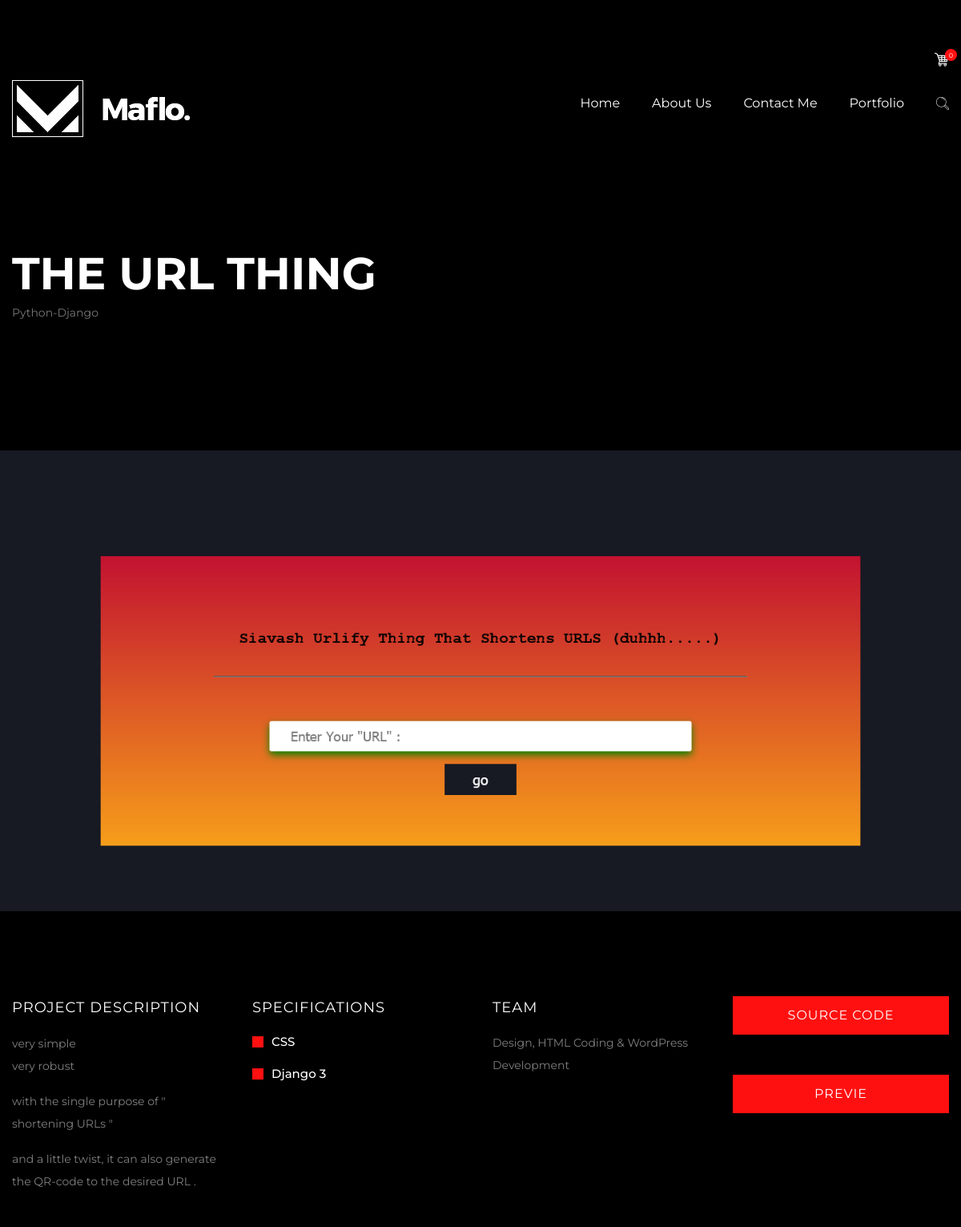
The app's page /projects/URLIFY with its own data.
### CVprojects/models.py (models this page shows, shortened)
class Project(models.Model):
    title       = models.CharField(max_length=50, blank=False)
    caption     = models.TextField(max_length=700, blank=False)
    slug        = models.SlugField(max_length=20, blank=True, unique=True)
    technology  = models.ManyToManyField(LANGUAGE, blank=True)
    category    = models.ManyToManyField(Categories, blank=True)
    source_code = models.CharField(max_length=200, blank=True)
    imagMain    = models.ImageField(blank=False, upload_to=media_upload_path)
    views    = models.PositiveIntegerField(default=0)
    isActive = models.BooleanField(default=True)
    objects = ProjectsManager()
    timestamp = models.DateTimeField(auto_now_add=True)
    def viewsPlusOne(self):
        if self:
            self.views = self.views + 1
            self.save()
        else: return None
    def get_project_techs(self):
        if self : techs = self.technology.all() ;
        else    : return None
        return techs

class Categories(models.Model):
    category = models.CharField(max_length=40)
    objects  = CategoryManager()
    def __str__(self):
        return self.category

class LANGUAGE(models.Model):
    lang = models.CharField(max_length=30, blank=False)
    def __str__(self):
        return self.lang

### CVprojects/views.py (the view)
# urls.py: path('projects/<str:slug>', projectDetailView)
def projectDetailView(request, slug):
    project = Project.objects.getProjectbySlug(slug)
    project.viewsPlusOne()
    allTechs = project.get_project_techs()
    context = {
        'project'   : project,
        'techs' : allTechs
    }
    return render(request, 'projectDetails.html', context)

### CVprojects/models.py (called while the page is built)
def project_pre_save_reciever(sender, instance, *args, **kwargs):
    if not instance.slug:
        instance.slug = instance.title.replace(' ', '-')

    def getProjectbySlug(self, slug):
        item = self.get_queryset().filter(slug=slug, isActive=True)
        if not item : raise  Http404("Project Does Not Exist ") ;
        else        : return item.first() ;

### CVprojects/templates/projectDetails.html (shortened to what this page needs)
{% load static %}
{% load render_partial %}
<!DOCTYPE html>
<html lang="en">
<head>
  {% include 'components/head.html' %}
</head>
<body>
	<div class="page-wrapper"><div class="preloader"></div>
        {% include 'components/siteheader.html'%}
		<section class="page-title">
			<div class="auto-container">
				<h1>{{project.title}}</h1>
				<div class="title"><p> {% for cat in project.category.all %}{{cat}} {% endfor %}</p></div>
			</div>
		</section>
		<div class="default-gallery-box">
			<div class="inner-box">
				<div class="image">
				</div>
			</div>
		</div>
		<br><br><br>
		<section class="project-single-section-two">
			<div class="auto-container">
				<div class="gallery-content-box">
					<div class="row clearfix">
						<div class="column col-lg-3 col-md-6 col-sm-12">
							<h5>Project Description</h5>
							<p>{{project.caption | linebreaks}}</p>
						</div>
						<div class="column col-lg-3 col-md-6 col-sm-12">
							<h5>specifications</h5>
							<p>
								<div class="sidebar-widget category-widget">
									<div class="widget-content">
										<ul>
											{% for tech in techs %}
												<li><a href="#">{{tech}}</a></li>
											{% endfor %}
										</ul>
									</div>
								</div>
							</p>
						</div>
						<div class="column col-lg-3 col-md-6 col-sm-12">
							<h5>Team</h5>
							<p>Design, HTML Coding &amp; WordPress Development</p>
						</div>
						<div class="column col-lg-3 col-md-6 col-sm-12">
							<a href="{{project.source_code}}" class="visit-projects mybtn">Source Code</a>
							<a href="{{project.source_code}}" class="visit-projects mybtn">previe</a>
						</div>
					</div>
				</div>
			</div>
		</section>
	</div>
</body>
</html>

### assets/css/responsive.css (style rules this page uses)
@media only screen and (max-width: 5000px) { .page-wrapper { overflow:hidden; } }
@media only screen and (max-width: 1340px) { .page-wrapper { overflow:hidden; } }

### assets/css/myCss.css (style rules this page uses)
.mybtn { position: relative; color: #ffffff; font-size: 16px; letter-spacing: 1px; padding: 10px 28px; margin-bottom: 50px; display: inline-block; background-color: #ff1010; text-transform: uppercase; border: 2px solid #ff1010; -webkit-transition: all 300ms ease; -ms-transition: all 300ms ease; -o-transition: all 300ms ease; -moz-transition: all 300ms ease; transition: all 300ms ease; width: 100%; text-align: center; }

### records on screen
Project: title "THE URL THING", caption "very simple very robust with the single purpose of \" shortening URLs \" and a little twist, it can also generate the QR-code to the desired URL ."
Categories: category "Python-Django"
LANGUAGE: lang "CSS"
LANGUAGE: lang "Django 3"
